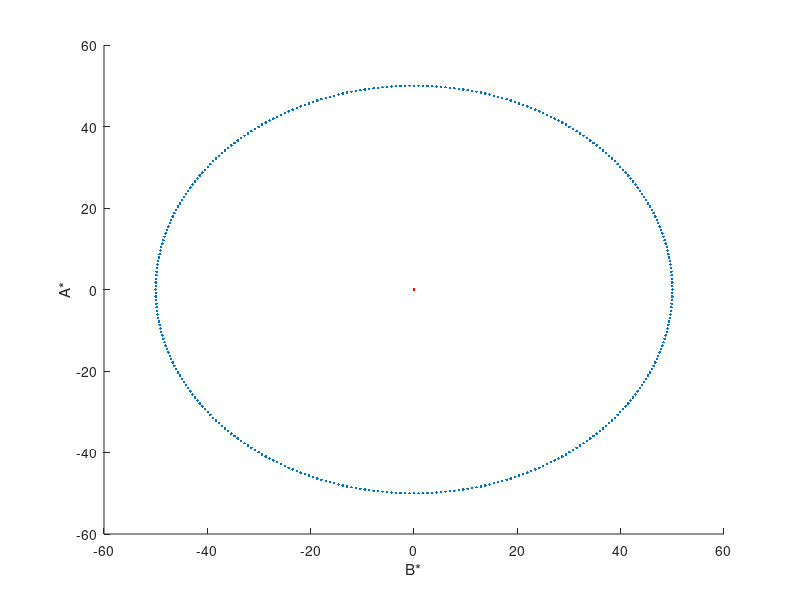

Recreate this plot in MATLAB. (Note: this script raises an error after producing the figure.)
% Color sandbox.

% most recent characterization data
% lab EEG testing room: labMonitorData_2016-03-17_315b.mat

% cd('C:\Users\lncc\Dropbox\MattExperiments\vwm_task\code\calibrationInfo')


cd('C:\Users\mattLab\Dropbox (Brown)\sharedMatlabUtilities\colorTools')
%load  labMonitorData_2016-03-17_315b.mat

addpath(genpath('../../'))

% OK, so lets mess around with showing some CieLAB colors on a
% characterized (but not gamma corrected) monitor. The information required
% will be the same information collected with Karen Schloss... you
% basically get the constant and slope fit to the log(relative voltage)
% versus log(luminance) for each color channel (ie RGB). You will also need
% the chromaticity of each channel (in x, y coordinate space). Together
% these values can be used to get relatively accurate reproduction of xyY
% colors using xyY2RGB.m ... however the exact method is still a bit of a
% mystery to me, so i'll probably spend some time digging around to better
% understand that at some point. 

% But for now the goal will be to stipulate a color in CIELAB space, which
% has fairly good perceptual variance properties, convert that color to xyY
% values, and then compute the RGB values that would allow the color to be
% reproduced on the characterized monitor. 

% NOTE: This is very different from the strategy that we've used previously
% in that it DOES NOT require gamma correcting the monitor.

% 


% Choose some CIELAB colors: 

% Get these from CALIBRATION_426C2022.xlsx
xR=.624      %monitorData.xR; % x chromaticity value for red channel
yR=.328    %monitorData.yR; % y chormaticity value for red channel
xG=.3    %monitorData.xG;
yG=.598       %monitorData.yG;
xB=.153     %monitorData.xB;
yB=.064       %monitorData.yB;

% slope and intercept from excel spreadsheet (get from graphs!)
constantR= 1.6351                 %monitorData.constantR
slopeR=    .528                  %monitorData.slopeR
constantG= 1.4152                   %monitorData.constantG
slopeG=    .4947          %monitorData.slopeG
constantB=  1.7809  %       monitorData.constantB
slopeB=     .6101    %monitorData.slopeB

% xR=.656      %monitorData.xR; % x chromaticity value for red channel
% yR=.334     %monitorData.yR; % y chormaticity value for red channel
% xG=.320      %monitorData.xG;
% yG=.610       %monitorData.yG;
% xB=.151     %monitorData.xB;
% yB=.063       %monitorData.yB;
% 
% % slope and intercept from excel spreadsheet (get from graphs!)
% constantR= 1.5967                 %monitorData.constantR
% slopeR=    .4721                  %monitorData.slopeR
% constantG= 1.4512                   %monitorData.constantG
% slopeG=    .4191          %monitorData.slopeG
% constantB=  1.7824  %       monitorData.constantB
% slopeB=     .4605    %monitorData.slopeB
% 
% 

int=(2.*pi)./360;

% make a circle in CIELAB space
A_offset=0;
B_offset=0;
gain=50;    % If you get an error that says the circle is out of range, 
Lum =60;    % You will need to adjust the gain and/or luminance!


A=((sin(0:int:2.*pi) ).*gain) +A_offset;
B=(cos(0:int:2.*pi) ).*gain  +B_offset;
L=ones(size(A)).*Lum;
numMeas=length(L);

hold on
plot(0,0, '.r')
plot(A, B, '.')
ylabel('A*')
xlabel('B*')
close all

% project the circle in CIELAB into XYZ space.
whitePoint=[110, 100, 90]
[XYZ] = lab2xyz([L' A' B' ], 'user', whitePoint) % using one of "default" white points... check to make sure it looks neutral gray


% Ugh. Looks like i have two separate functions for converting LAB to XYZ.
%  [XYZ_alt]=      LabToXYZ([L(1)', A(1)', B(1)']', whitePoint')

% The white point will be 0,0 in A*B* space... but don't take my word for
% it...
[lab] = xyz2lab(whitePoint, 'user', whitePoint)


% get from XYZ space to xyY notation (no transformation of color space,
% just specifying the location in a different way.
x=XYZ(:,1)./sum(XYZ, 2)
y=XYZ(:,2)./sum(XYZ, 2)
Y=XYZ(:,2);

% ok, lets get the same info but now for the white point. We'll also want
% a couple versions of white... one with luminance matched to our stimuli
% (ie the gray stimulus with no color info; stimulusLuminance) and one with
% a low luminance level that serves as a background (bgLuminance). 

stimulusLuminance=nanmean(Y);

bgLuminance=10;   % set the background luminance...
xyY_white= [whitePoint(1)./sum(whitePoint), whitePoint(2)./sum(whitePoint), whitePoint(2)];

[R, G, BB, GunPercentR, GunPercentG, GunPercentB] = ...
    xyY2RGB (x, y, Y, xR, yR, xG, yG, xB, yB, constantR, constantG, constantB, slopeR,slopeG, slopeB)

[Rgray, Ggray, Bgray] = ...
    xyY2RGB (xyY_white(1), xyY_white(2), stimulusLuminance, xR, yR, xG, yG, xB, yB, constantR, constantG, constantB, slopeR,slopeG, slopeB)


[Rw, Gw, Bw] = ...
    xyY2RGB (xyY_white(1), xyY_white(2), bgLuminance, xR, yR, xG, yG, xB, yB, constantR, constantG, constantB, slopeR,slopeG, slopeB)


if ~isreal(R) | ~isreal(G) | ~isreal(BB)
    disp('Problem: RGB values go out of bounds!!!')
    error('try making the circle smaller')
end


%%
figure
hold on
plot([255, 255], [0 255], '--k')
plot([0 255],[255, 255],  '--k')
plot(R, BB, '.r')
plot(G, BB, '.g')
plot(Rgray,Bgray, '*r')
plot(Ggray,Bgray, '*g')
plot(Rw,Bw, '.m')
plot(Gw,Bw, '.c')
ylabel('blue')
xlabel('green/red')
%pause(5)
close all



% lets choose a background gray at the white point chromaticity but with
% low luminance. 


%%%%%%%%%%%%%%%%%%%%%%%%%%%%%%%%%%%%%%%%%%%%%%%%%%%%%%%%%%%%%%%%%%%%%%%%%%%
%%                       Measure color reproduction                      %%
%%%%%%%%%%%%%%%%%%%%%%%%%%%%%%%%%%%%%%%%%%%%%%%%%%%%%%%%%%%%%%%%%%%%%%%%%%%


sel=mod(1:numMeas, 36)==0;
rVals=R(sel);
gVals=G(sel);
bVals=BB(sel);


allStim=[[rVals, gVals, bVals]; [Rgray, Ggray, Bgray]; [Rw, Gw, Bw]];
randOrder=1:length(allStim);
reading=nan(size(randOrder));


% create a box in the cente of the screen
boxRect = [0 0 400 400];
boxRect = CenterRect(boxRect,rect);

% preallocate space for input:
Y_reading_raw=nan(length(allStim), 1);
x_reading_raw=nan(length(allStim), 1);
y_reading_raw=nan(length(allStim), 1);
mouseScale=1;
% run through each test triplet... show a box of that color, take a
% reading, record it.
for i=1:length(randOrder)
    
    commandwindow;
    
    window.screenNumber = max(Screen('Screens'));
    [window.onScreen rect] = Screen('OpenWindow', window.screenNumber, [0 0 0],[],[],[],[]);
    [window.screenX, window.screenY] = Screen('WindowSize', window.onScreen); % check resolution
    window.screenRect  = [0 0 window.screenX window.screenY]; % screen rect
    window.centerX = window.screenX * 0.5; % center of screen in X direction
    window.centerY = window.screenY * 0.5; % center of screen in Y direction
    window.centerXL = floor(mean([0 window.centerX])); % center of left half of screen in X direction
    window.centerXR = floor(mean([window.centerX window.screenX])); % center of right half of screen in X direction
    
    % load identity color lookup table.
    idClut=LoadIdentityClut(window.onScreen)
    %Screen('LoadNormalizedGammaTable', window.onScreen, idClut);
    
    [x,inY,buttons] = GetMouse(window.onScreen);
    inY=inY./mouseScale;
    
    
    
    
    while any(buttons) % if already down, wait for release
        [x,y,buttons] = GetMouse(window.onScreen);
        y=y./mouseScale;
    end
    
    while ~any(buttons) % wait for press
        
        [x,y,buttons] = GetMouse(window.onScreen);
        y=y./mouseScale;
        Screen('LoadNormalizedGammaTable', window.onScreen, idClut);
        
        boxColor = allStim(randOrder(i),:);   % foreground color
        Screen('FillRect', window.onScreen, boxColor, boxRect);
        Screen('Flip', window.onScreen, 0, 1);
        %WaitSecs(2);
    end
    while any(buttons) % wait for releasessssss
        [x,y,buttons] = GetMouse(window.onScreen);
        y=y./mouseScale;
    end
    Screen('CloseAll');
    
    while ~isfinite(Y_reading_raw(i))
        Y_reading_raw(i) = input('Enter photometer reading (cd/m2): ');
    end
    
    while ~isfinite(x_reading_raw(i))
        x_reading_raw(i) = input('Enter x reading: ');
    end
    
    while ~isfinite(y_reading_raw(i))
        y_reading_raw(i) = input('Enter y reading: ');
    end
    
    
end
%Screen('CloseAll');


% 
% Y_reading_=Y_reading_raw(1:end);
% x_reading_=x_reading_raw(1:end);
% y_reading_=y_reading_raw(1:end);



Y_reading=Y_reading_raw(1:end);
x_reading=x_reading_raw(1:end);
y_reading=y_reading_raw(1:end);


%%%%%%%%%%%%%%%%%%%%%%%%%%%%%%%%%%%%%%%%%%%%%%%%%%%%%%%%%%%%%%%%%%%%%%%%%%%
% Look at intended versus actual colors in cieLAB space                 %%
%%%%%%%%%%%%%%%%%%%%%%%%%%%%%%%%%%%%%%%%%%%%%%%%%%%%%%%%%%%%%%%%%%%%%%%%%%%



% measure coordinates in xyY space...
x=x_reading;
y=y_reading;
Y=Y_reading;

%  then convert to XYZ
X=(Y./y).*x;
Z=(Y./y).*(1-x-y);

% then convert to cieLAB
[lab] = xyz2lab([X Y Z], 'user', whitePoint)


%% OK, this is the big one. You should see a circle in blue. A few of the
%  points on the blue circle should be covered with cyan points indicating
%  where we've taken measurements. Hopefully the red points fall almost
%  directly on top of the cyan points, indicating that our measurements
%  match the colors that we intended to show.
close all
hold on
plot(A, B, '.')
plot(A(sel), B(sel), 'oc', 'markerSize', 14)

%plot(lab(:,2), lab(:,3), '.r')

plot(lab(1:end-2,2), lab(1:end-2,3), 'or', 'markerFaceColor', 'r', 'markerEdgeColor','k', 'markerSize', 16, 'lineWidth', 1)

plot(0,0, '*k')


xlim([-60, 60])
ylim([-60, 60])


plot(lab(end,2), lab(end, 3), '*m')
plot(lab(end-1,2), lab(end-1, 3), '*g')

dateStr=date
ylabel('A*')
xlabel('B*')
saveas(gcf, sprintf('calibrationFigure_complete%s', dateStr));
input('hit enter to continue...')
close all




%% If the plot above looks good, save the monitor data.
monitorData.xR=xR;
monitorData.yR=yR;
monitorData.xG=xG;
monitorData.yG=yG;
monitorData.xB=xB;
monitorData.yB=yB;

monitorData.constantR=constantR;
monitorData.slopeR=slopeR;
monitorData.constantG=constantG;
monitorData.slopeG=slopeG;
monitorData.constantB=constantB;
monitorData.slopeB=slopeB;

% These are actually properties of the stimuli that we've checked... 
monitorData.scale     = gain;       % how big should the circle be (centered at A*=0, B*=0)
monitorData.whitePoint= whitePoint; % what is 0,0 in XYZ colors?
monitorData.lVal      = unique(L);  % luminance of stimuli.

Date=datestr(now, 'yyyy-mm-dd')
save(sprintf('labNewMonitorData2_%s_426C.mat', Date), 'monitorData');

fn=sprintf('colorCalibrationData2_%s_426C.mat', Date);
save(fn)


